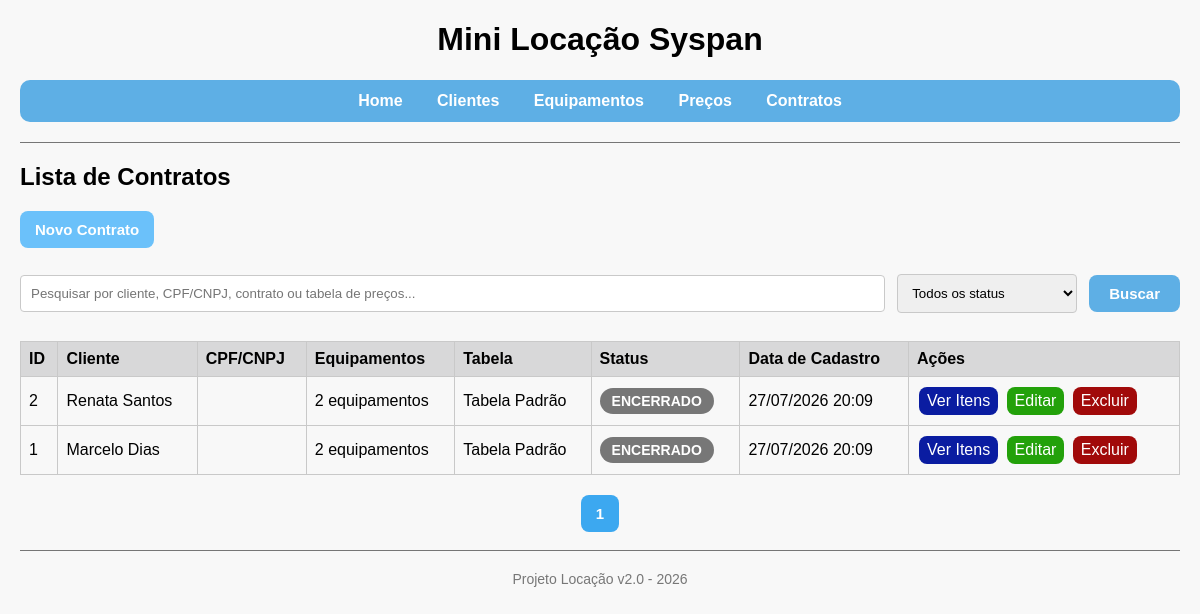
The app's page /projeto-locacao/contratos/listar.php with its own data.
### tables this page shows
CREATE TABLE IF NOT EXISTS contratos (
 id INT AUTO_INCREMENT PRIMARY KEY,
 id_cliente INT NOT NULL,
 data_inicio DATE NOT NULL,
 data_fim DATE NOT NULL,
 status VARCHAR(15) NOT NULL DEFAULT 'AGENDADO',
 observacao VARCHAR(255) NULL,
 created_at DATETIME NOT NULL DEFAULT CURRENT_TIMESTAMP,
 CONSTRAINT fk_contratos_cliente
 FOREIGN KEY (id_cliente) REFERENCES clientes(id)
);

CREATE TABLE IF NOT EXISTS clientes (
 id INT AUTO_INCREMENT PRIMARY KEY,
 nome VARCHAR(120) NOT NULL,
 email VARCHAR(120) NOT NULL,
 telefone VARCHAR(20) NULL,
 created_at DATETIME NOT NULL DEFAULT CURRENT_TIMESTAMP
);

CREATE TABLE IF NOT EXISTS precos (
 id INT AUTO_INCREMENT PRIMARY KEY,
 nome VARCHAR(100) NOT NULL,
 descricao VARCHAR(255) NULL,
 ativo TINYINT(1) NOT NULL DEFAULT 1,
 created_at DATETIME NOT NULL DEFAULT CURRENT_TIMESTAMP
);

### projeto-locacao/helpers.php (called while the page is built, shortened)
<?php
    function e(string $value): string {
        return htmlspecialchars($value, ENT_QUOTES | ENT_SUBSTITUTE, 'UTF-8');
    }
    function calcularStatusContrato(string $data_inicio, string $data_fim, ?string $data_hoje = null): string {
        $hoje = new DateTime($data_hoje ?? date('Y-m-d'));
        $inicio = new DateTime($data_inicio);
        $fim = new DateTime($data_fim);
        if ($hoje > $fim){
            return 'ENCERRADO';
        }
        return 'ATIVO';
    }
?>

### projeto-locacao/contratos/listar.php (the view, shortened to what this page needs)
<?php
    require_once '../conexao.php';
    require_once '../helpers.php';
    $status = trim($_GET['status'] ?? '');
    $busca  = trim($_GET['busca'] ?? '');
    $pagina = max(1, (int)($_GET['pagina'] ?? 1));
    $registros_pagina  = 5;
    $offset = ($pagina - 1) * $registros_pagina;
    $sql = 'SELECT contratos.id, clientes.nome AS cliente, clientes.cpf_cnpj, COUNT(contrato_itens.id) AS quantidade,
            precos.nome as tabela_preco, contratos.data_inicio, contratos.data_fim, contratos.status, contratos.created_at
            FROM contratos
            INNER JOIN clientes ON contratos.id_cliente = clientes.id
            LEFT JOIN contrato_itens ON contratos.id = contrato_itens.id_contrato
            LEFT JOIN precos ON contratos.id_preco = precos.id';
    $sql .= ' GROUP BY contratos.id';
    $sql .= ' ORDER BY contratos.id DESC LIMIT :registros_pagina OFFSET :offset';
    $consulta = $pdo->prepare($sql);
    $consulta->bindValue(':registros_pagina', $registros_pagina, PDO::PARAM_INT);
    $consulta->bindValue(':offset', $offset, PDO::PARAM_INT);
    $consulta->execute();
    $contratos = $consulta->fetchAll();
    $sqlCount = 'SELECT COUNT(*) FROM contratos
                INNER JOIN clientes ON contratos.id_cliente = clientes.id
                LEFT JOIN precos ON contratos.id_preco = precos.id';
    $consultaCount = $pdo->prepare($sqlCount);
    $consultaCount->execute();
    $total_contratos = $consultaCount->fetchColumn();
    $total_paginas = max(1, ceil($total_contratos / $registros_pagina));
    require_once '../layout/header.php';
?>
<h2>Lista de Contratos</h2>
<a class="links" href="novo.php">Novo Contrato</a><br><br>
<form method="GET" class="filtros">
    <input type="text" name="busca" placeholder="Pesquisar por cliente, CPF/CNPJ, contrato ou tabela de preços..." value="<?= e($busca) ?>">
    <select name="status">
        <option value="">Todos os status</option>
    </select>
    <button type="submit">Buscar</button>
</form>
<?php if(!empty($contratos)): ?>
    <table>
        <tr>
            <th>ID</th>
            <th>Cliente</th>
            <th>CPF/CNPJ</th>
            <th>Equipamentos</th>
            <th>Tabela</th>
            <th>Status</th>
            <th>Data de Cadastro</th>
            <th>Ações</th>
        </tr>
        <?php foreach($contratos as $row): ?>
            <?php $status_atual = calcularStatusContrato($row['data_inicio'], $row['data_fim']); ?>
            <tr>
                <td><?= (int)$row["id"] ?></td>
                <td><?= e($row["cliente"]) ?></td>
                <td><?= e(formatarCpfCnpj($row["cpf_cnpj"])) ?></td>
                <td><?= e((int)($row["quantidade"])) ?><?= $row["quantidade"] == 1 ? ' equipamento' : ' equipamentos' ?></td>
                <td><?= e($row["tabela_preco"] ?? '-') ?></td>
                <td><span class="status <?= strtolower($status_atual) ?>"><?= e($status_atual) ?></span></td>
                <td><?= date('d/m/Y H:i', strtotime($row["created_at"])) ?></td>
                <td>
                    <a class="botao-ver" href="ver.php?id=<?= (int)$row["id"] ?>">Ver Itens</a>
                    <a class="botao-editar" href="editar.php?id=<?= (int)$row["id"] ?>">Editar</a>
                    <a class="botao-excluir" href="excluir.php?id=<?= (int)$row["id"] ?>">Excluir</a>
                </td>
            </tr>
        <?php endforeach; ?>
    </table>
    <div class="paginacao">
        <?php for($i=1; $i <= $total_paginas; $i++): ?>
            <a href="?pagina=<?= $i ?>&busca=<?= urlencode($busca) ?>&status=<?= urlencode($status) ?>" class="<?= $i == $pagina ? 'ativa' : '' ?>"><?= $i ?></a>
        <?php endfor; ?>
    </div>
<?php else: ?>
    <p>Nenhum contrato registrado.</p>
<?php endif; ?>
<?php require_once '../layout/footer.php'; ?>

### projeto-locacao/assets/css/style.css (style rules this page uses)
body { font-family: "Gill Sans Extrabold", Helvetica, sans-serif; background: #f8f8f8; margin: 20px; }
table { width: 100%; border-collapse: collapse; margin-top: 20px; overflow: hidden; border: 1px solid #c9c9c9; }
th, td { padding: 8px; text-align: left; border: 1px solid #c9c9c9; }
th { background: #d8d8d9; }
td a { padding: 5px 8px; border-radius: 8px; text-decoration: none; display: inline-block; margin: 2px; }
.botao-editar { background: #23a10a; color: white; }
.botao-excluir { background: #a10a0a; color: white; }
.botao-ver { background: #0a1ca1; color: white; }
.links { padding: 10px 15px; border-radius: 8px; text-decoration: none; background-color: #6bc1fa; color: white; font-size: 15px; font-weight: bold; display: inline-block; }
input, select, textarea { width: 100%; padding: 8px; margin: 8px 0; box-sizing: border-box; border: 1px solid #c9c9c9; border-radius: 4px; }
button { padding: 10px 15px; border: none; border-radius: 8px; background-color: #5eafe5; color: white; font-size: 15px; font-weight: bold; cursor: pointer; }
.paginacao { margin-top: 20px; text-align: center; }
.paginacao a { display: inline-flex; align-items: center; justify-content: center; padding: 10px 15px; border-radius: 8px; text-decoration: none; background-color: #6bc1fa; color: white; font-size: 15px; font-weight: bold; transition: 0.3s; }
.paginacao a.ativa { background-color: #3ca8f0; }
.status { display: inline-block; padding: 5px 12px; border-radius: 999px; font-size: 14px; font-weight: bold; color: white; }
.status.encerrado { background-color: #777; }
.filtros { display: flex; align-items: center; gap: 12px; flex-wrap: wrap; }
.filtros input { flex: 1; min-width: 280px; width: auto; padding: 10px; }
.filtros select { width: 180px; padding: 10px; }
.filtros button { width: auto; padding: 10px 20px; }

### records on screen
contratos: id "2", id_cliente.nome "Renata Santos", quantidade "2", id_preco.nome "Tabela Padrão", status_atual "ENCERRADO", created_at "27/07/2026 20:09"
contratos: id "1", id_cliente.nome "Marcelo Dias", quantidade "2", id_preco.nome "Tabela Padrão", status_atual "ENCERRADO", created_at "27/07/2026 20:09"
